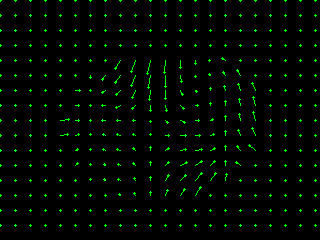
#> input picture PS4/ps4-1-a-3.png, 320 x 240 px, given in place of Shift0.png, which was not available
$ python tunning.py   (older library calls are emulated)
#> lines starting #> are read from the running program, lines starting #| are printed output that depends on the picture; pictures that were not available may be replaced by others from this repository, and a replacement may not be noted
### PS4/ps4.py
"""Problem Set 4: Motion Detection"""

import cv2
import numpy as np
from numpy.lib.stride_tricks import as_strided


# Utility function
# [51 lines left out: functions read_video, normalize_and_scale, not called in this run]


# Assignment code
def gradient_x(image):
    """Computes image gradient in X direction.

    Use cv2.Sobel to help you with this function. Additionally you
    should set cv2.Sobel's 'scale' parameter to one eighth and ksize
    to 3.

    Args:
        image (numpy.array): grayscale floating-point image with values in [0.0, 1.0].

    Returns:
        numpy.array: image gradient in the X direction. Output
                     from cv2.Sobel.
    """
    scale = 1/8
    delta = 0
    #ddepth = cv2.CV_16S
    ddepth = -1

    grad_x = cv2.Sobel(image, ddepth, 1, 0, ksize=3, scale=scale, delta=delta, borderType=cv2.BORDER_DEFAULT)

    return grad_x


def gradient_y(image):
    """Computes image gradient in Y direction.

    Use cv2.Sobel to help you with this function. Additionally you
    should set cv2.Sobel's 'scale' parameter to one eighth and ksize
    to 3.

    Args:
        image (numpy.array): grayscale floating-point image with values in [0.0, 1.0].

    Returns:
        numpy.array: image gradient in the Y direction.
                     Output from cv2.Sobel.
    """

    scale = 1/8
    delta = 0
    #ddepth = cv2.CV_16S
    ddepth = -1

    grad_y = cv2.Sobel(image, ddepth, 0, 1, ksize=3, scale=scale, delta=delta, borderType=cv2.BORDER_DEFAULT)

    return grad_y


def optic_flow_lk(img_a, img_b, k_size, k_type, sigma=1,method=0):
    """Computes optic flow using the Lucas-Kanade method.

    For efficiency, you should apply a convolution-based method.

    Note: Implement this method using the instructions in the lectures
    and the documentation.

    You are not allowed to use any OpenCV functions that are related
    to Optic Flow.

    Args:
        img_a (numpy.array): grayscale floating-point image with
                             values in [0.0, 1.0].
        img_b (numpy.array): grayscale floating-point image with
                             values in [0.0, 1.0].
        k_size (int): size of averaging kernel to use for weighted
                      averages. Here we assume the kernel window is a
                      square so you will use the same value for both
                      width and height.
        k_type (str): type of kernel to use for weighted averaging,
                      'uniform' or 'gaussian'. By uniform we mean a
                      kernel with the only ones divided by k_size**2.
                      To implement a Gaussian kernel use
                      cv2.getGaussianKernel. The autograder will use
                      'uniform'.
        sigma (float): sigma value if gaussian is chosen. Default
                       value set to 1 because the autograder does not
                       use this parameter.

    Returns:
        tuple: 2-element tuple containing:
            U (numpy.array): raw displacement (in pixels) along
                             X-axis, same size as the input images,
                             floating-point type.
            V (numpy.array): raw displacement (in pixels) along
                             Y-axis, same size and type as U.
    """
    m,n = img_a.shape[:2]
    Ix = gradient_x(img_a)
    Iy = gradient_y(img_a)
    It = img_b-img_a
    Ixx = Ix*Ix
    Ixy = Ix*Iy
    Iyy = Iy*Iy

    Ixt = Ix*It
    Iyt = Iy*It


    if k_type=='uniform':
        kernel = np.ones((k_size,k_size))/(k_size**2)
        sx2 = cv2.filter2D(Ixx, ddepth=-1, kernel= kernel)
        sy2 = cv2.filter2D(Iyy, ddepth=-1, kernel=kernel)
        sxsy = cv2.filter2D(Ixy, ddepth=-1, kernel= kernel)
        sxst = -1*cv2.filter2D(Ixt, ddepth=-1, kernel= kernel)
        syst = -1*cv2.filter2D(Iyt, ddepth=-1, kernel= kernel)
    else:
        #get the wighted sums
        sx2 = cv2.GaussianBlur(Ixx,(k_size,k_size),sigma)
        sy2 = cv2.GaussianBlur(Iyy,(k_size,k_size),sigma)
        sxsy = cv2.GaussianBlur(Ixy,(k_size,k_size),sigma)
        sxst = -1*cv2.GaussianBlur(Ixt,(k_size,k_size),sigma)
        syst = -1*cv2.GaussianBlur(Iyt,(k_size,k_size),sigma)

    #A matrix
    A = np.array([[sx2,sxsy],
                 [sxsy,sy2]]) # this is 2,2,m,n
    A = np.transpose(A,(2,3,0,1))  # this is now m,n ,2 ,2 --> converted this way to use np.linalg
    det = np.linalg.det(A)
    eig = np.linalg.eigvals(A)
    #just to make sure we are not dividing by 0
    eig[:,:,1][eig[:,:,1]==0] = 1e-20
    eig_ratio = eig[:,:,0]/eig[:,:,1]


    #B matrix
    B = np.array([sxst,syst]) # 2,m,n
    B = np.transpose(B,(1,2,0)) # this is now m,n ,2 --> converted this way to use np.linalg

    uv = np.zeros((m,n,2))
    epsilon = 1e-20
    #add more to the filter --> eig values need to be big && almost equal
    if method == 0:
        mask = (det > epsilon) & (eig[:,:,0] > 0.000001) & (eig_ratio < 100)
    else:
        mask = (det > epsilon)

    #vu = np.linalg.pinv(A)@B
    uv[mask,:] = np.linalg.solve(A[mask,:,:], B[mask,:])

    return uv[:,:,0], uv[:,:,1]


# [359 lines left out: functions reduce_image, gaussian_pyramid, create_combined_img, expand_image, laplacian_pyramid, warp and 4 more, not called in this run]


### PS4/tunning.py
#!/usr/bin/env python3
# -*- coding: utf-8 -*-
"""
Created on Sat Feb 26 20:51:22 2022

@author: labuser
"""

import cv2
import numpy as np
import ps4
import os

# Utility code
def quiver(u, v, scale, stride, color=(0, 255, 0)):

    img_out = np.zeros((v.shape[0], u.shape[1], 3), dtype=np.uint8)

    for y in range(0, v.shape[0], stride):

        for x in range(0, u.shape[1], stride):

            cv2.line(img_out, (x, y),
                     (x + int(u[y, x] * scale), y + int(v[y, x] * scale)),
                     color, 1)
            cv2.circle(img_out,
                       (x + int(u[y, x] * scale), y + int(v[y, x] * scale)), 1,
                       color, 1)
    return img_out
#trackbar callback fucntion does nothing but required for trackbar
def nothing(x):
	pass

#create a seperate window named 'controls' for trackbar
cv2.namedWindow('controls')
#create trackbar in 'controls' window with name 'r''
cv2.createTrackbar('k_size','controls',3,100,nothing)
cv2.createTrackbar('sigma','controls',1,7,nothing)
cv2.createTrackbar('scale','controls',2,10,nothing)
cv2.createTrackbar('stride','controls',1,20,nothing)
cv2.createTrackbar('ktype','controls',0,1,nothing)
#> slider 'ktype' is set to 1

input_dir = "input_images"
output_dir = "./"

shift_0 = cv2.imread(os.path.join(input_dir, 'TestSeq', 'Shift0.png'),
                     0) / 255.
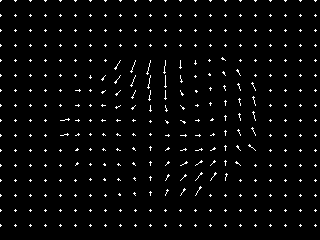
#> shift_0: shape (240, 320) float64; values 0 (black) and 0.584 (white), 2.8% white in thin lines or dots
shift_r2 = cv2.imread(os.path.join(input_dir, 'TestSeq', 'ShiftR2.png'),
                      0) / 255.
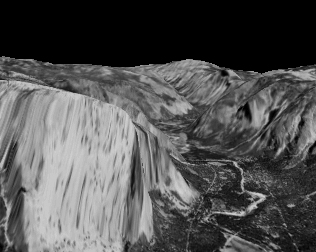
#> input picture PS4/input_images/DataSeq1/yos_img_01.jpg, 316 x 252 px, given in place of ShiftR2.png, which was not available
#> shift_r2: shape (252, 316) float64; min 0, max 0.827, mean 0.326
shift_r5_u5 = cv2.imread(
    os.path.join(input_dir, 'TestSeq', 'ShiftR5U5.png'), 0) / 255.


#create a while loop act as refresh for the view
while(1):


    k_size = int(cv2.getTrackbarPos('k_size','controls'))
    ktype = int(cv2.getTrackbarPos('ktype','controls'))
    if ktype==0:
        k_type = "uniform"
    else:
        k_type = "gassuian"
    sigma = int(cv2.getTrackbarPos('sigma','controls'))  # TODO: Select a sigma value if you are using a gaussian kernel
    scale = int(cv2.getTrackbarPos('scale','controls'))
    stride = int(cv2.getTrackbarPos('stride','controls'))

    # u, v = ps4.optic_flow_lk(shift_0, shift_r2, k_size, k_type, sigma)
    # # Flow image
    # u_v = quiver(u, v, scale=scale, stride=stride)
    # #cv2.imwrite(os.path.join(output_dir, "ps4-1-a-1.png"), u_v)
    # cv2.imshow("flow 1", u_v)


    u, v = ps4.optic_flow_lk(shift_0, shift_r5_u5, k_size, k_type, sigma)
#> in gradient_x, `grad_x = cv2.Sobel(image, ddepth, 1, 0, ksize=3, scale=scale, delta=de..`:
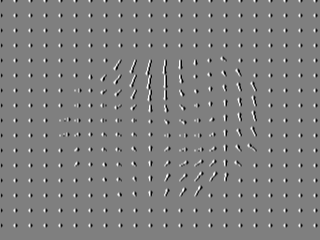
#> grad_x: shape (240, 320) float64; min -0.292, max 0.292, mean -0.000239; drawn with min black and max white
#> in gradient_y, `grad_y = cv2.Sobel(image, ddepth, 0, 1, ksize=3, scale=scale, delta=de..`:
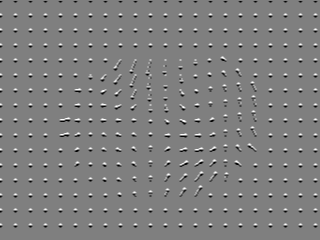
#> grad_y: shape (240, 320) float64; min -0.292, max 0.292, mean -0.00033; drawn with min black and max white
#> (the run stopped early here; a loop or call above may not have finished)
